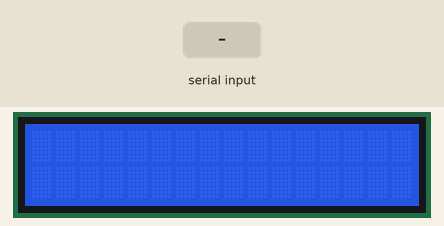
Bench run of a sketch on a simulated Arduino Uno, built with avr-gcc and run on an emulated ATmega328P. Parts: 16×2 character LCD. Inputs (shaded band) come from the test bench.

Above: at 1.2 s.
1.3 s: "2" received over Serial
At 1.8 s:
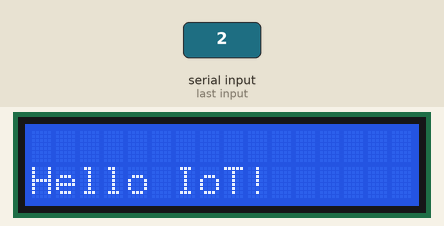
2.8 s: "6" received over Serial
At 3.6 s:
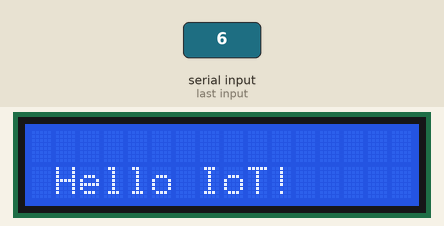
Timing chart, 0 to 5.8 s (numbered marks = the images above; inputs shaded):
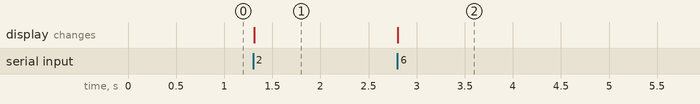

The sketch:

LiquidCrystal_I2C_All.ino
```cpp
#include <LiquidCrystal_I2C.h>

LiquidCrystal_I2C lcd(0x3F,16,2);

void setup() {

  lcd.init();
  lcd.backlight();
  Serial.begin(9600);

}
void loop() {
  if(Serial.available()>0){

    while (Serial.available()>0){

      char c = Serial.read();

      if (c == '6') {

        lcd.scrollDisplayRight();

      } else if (c == '4') {

        lcd.scrollDisplayLeft();

      } else if (c == '2') {

        lcd.clear();
        lcd.setCursor(0, 1);
        lcd.print("Hello IoT!");

      } else if (c == '8') {

        lcd.clear();
        lcd.setCursor(0, 0);
        lcd.print("Hello IoT!");

      }
    }
  }
}
```

Measured:
- after the input at 1.3 s, the display: changes at once (image 1)
- after the input at 2.8 s, the display: changes at once (image 2)
